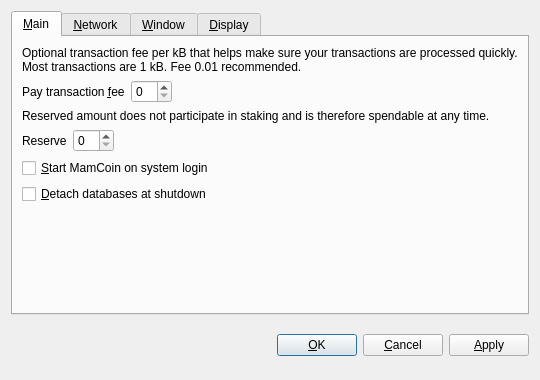
<?xml version="1.0" encoding="UTF-8"?>
<ui version="4.0">
 <class>OptionsDialog</class>
 <widget class="QDialog" name="OptionsDialog">
  <property name="geometry">
   <rect>
    <x>0</x>
    <y>0</y>
    <width>540</width>
    <height>380</height>
   </rect>
  </property>
  <property name="windowTitle">
   <string>Options</string>
  </property>
  <property name="modal">
   <bool>true</bool>
  </property>
  <layout class="QVBoxLayout" name="verticalLayout">
   <item>
    <widget class="QTabWidget" name="tabWidget">
     <property name="tabPosition">
      <enum>QTabWidget::North</enum>
     </property>
     <property name="currentIndex">
      <number>0</number>
     </property>
     <widget class="QWidget" name="tabMain">
      <attribute name="title">
       <string>&amp;Main</string>
      </attribute>
      <layout class="QVBoxLayout" name="verticalLayout_Main">
       <item>
        <widget class="QLabel" name="transactionFeeInfoLabel">
         <property name="text">
          <string>Optional transaction fee per kB that helps make sure your transactions are processed quickly. Most transactions are 1 kB. Fee 0.01 recommended.</string>
         </property>
         <property name="textFormat">
          <enum>Qt::PlainText</enum>
         </property>
         <property name="wordWrap">
          <bool>true</bool>
         </property>
        </widget>
       </item>
       <item>
        <layout class="QHBoxLayout" name="horizontalLayoutFee">
         <item>
          <widget class="QLabel" name="transactionFeeLabel">
           <property name="text">
            <string>Pay transaction &amp;fee</string>
           </property>
           <property name="textFormat">
            <enum>Qt::PlainText</enum>
           </property>
           <property name="buddy">
            <cstring>transactionFee</cstring>
           </property>
          </widget>
         </item>
         <item>
          <widget class="BitcoinAmountField" name="transactionFee"/>
         </item>
         <item>
          <spacer name="horizontalSpacerFee">
           <property name="orientation">
            <enum>Qt::Horizontal</enum>
           </property>
           <property name="sizeHint" stdset="0">
            <size>
             <width>40</width>
             <height>20</height>
            </size>
           </property>
          </spacer>
         </item>
        </layout>
       </item>
       <item>
        <widget class="QLabel" name="reserveBalanceInfoLabel">
         <property name="text">
          <string>Reserved amount does not participate in staking and is therefore spendable at any time.</string>
         </property>
         <property name="textFormat">
          <enum>Qt::PlainText</enum>
         </property>
         <property name="wordWrap">
          <bool>true</bool>
         </property>
        </widget>
       </item>
       <item>
        <layout class="QHBoxLayout" name="horizontalLayoutReserveBalance">
         <item>
          <widget class="QLabel" name="reserveBalanceLabel">
           <property name="text">
            <string>Reserve</string>
           </property>
           <property name="textFormat">
            <enum>Qt::PlainText</enum>
           </property>
           <property name="buddy">
            <cstring>reserveBalance</cstring>
           </property>
          </widget>
         </item>
         <item>
          <widget class="BitcoinAmountField" name="reserveBalance"/>
         </item>
         <item>
          <spacer name="horizontalSpacerReserveBalance">
           <property name="orientation">
            <enum>Qt::Horizontal</enum>
           </property>
           <property name="sizeHint" stdset="0">
            <size>
             <width>40</width>
             <height>20</height>
            </size>
           </property>
          </spacer>
         </item>
        </layout>
       </item>
       <item>
        <widget class="QCheckBox" name="bitcoinAtStartup">
         <property name="toolTip">
          <string>Automatically start MamCoin after logging in to the system.</string>
         </property>
         <property name="text">
          <string>&amp;Start MamCoin on system login</string>
         </property>
        </widget>
       </item>
       <item>
        <widget class="QCheckBox" name="detachDatabases">
         <property name="toolTip">
          <string>Detach block and address databases at shutdown. This means they can be moved to another data directory, but it slows down shutdown. The wallet is always detached.</string>
         </property>
         <property name="text">
          <string>&amp;Detach databases at shutdown</string>
         </property>
        </widget>
       </item>
       <item>
        <spacer name="verticalSpacer_Main">
         <property name="orientation">
          <enum>Qt::Vertical</enum>
         </property>
         <property name="sizeHint" stdset="0">
          <size>
           <width>20</width>
           <height>40</height>
          </size>
         </property>
        </spacer>
       </item>
      </layout>
     </widget>
     <widget class="QWidget" name="tabNetwork">
      <attribute name="title">
       <string>&amp;Network</string>
      </attribute>
      <layout class="QVBoxLayout" name="verticalLayout_Network">
       <item>
        <widget class="QCheckBox" name="mapPortUpnp">
         <property name="toolTip">
          <string>Automatically open the MamCoin client port on the router. This only works when your router supports UPnP and it is enabled.</string>
         </property>
         <property name="text">
          <string>Map port using &amp;UPnP</string>
         </property>
        </widget>
       </item>
       <item>
        <widget class="QCheckBox" name="connectSocks">
         <property name="toolTip">
          <string>Connect to the MamCoin network through a SOCKS proxy (e.g. when connecting through Tor).</string>
         </property>
         <property name="text">
          <string>&amp;Connect through SOCKS proxy:</string>
         </property>
        </widget>
       </item>
       <item>
        <layout class="QHBoxLayout" name="horizontalLayout_Network">
         <item>
          <widget class="QLabel" name="proxyIpLabel">
           <property name="text">
            <string>Proxy &amp;IP:</string>
           </property>
           <property name="textFormat">
            <enum>Qt::PlainText</enum>
           </property>
           <property name="buddy">
            <cstring>proxyIp</cstring>
           </property>
          </widget>
         </item>
         <item>
          <widget class="QValidatedLineEdit" name="proxyIp">
           <property name="maximumSize">
            <size>
             <width>140</width>
             <height>16777215</height>
            </size>
           </property>
           <property name="toolTip">
            <string>IP address of the proxy (e.g. 127.0.0.1)</string>
           </property>
          </widget>
         </item>
         <item>
          <widget class="QLabel" name="proxyPortLabel">
           <property name="text">
            <string>&amp;Port:</string>
           </property>
           <property name="textFormat">
            <enum>Qt::PlainText</enum>
           </property>
           <property name="buddy">
            <cstring>proxyPort</cstring>
           </property>
          </widget>
         </item>
         <item>
          <widget class="QLineEdit" name="proxyPort">
           <property name="maximumSize">
            <size>
             <width>55</width>
             <height>16777215</height>
            </size>
           </property>
           <property name="toolTip">
            <string>Port of the proxy (e.g. 9050)</string>
           </property>
          </widget>
         </item>
         <item>
          <widget class="QLabel" name="socksVersionLabel">
           <property name="text">
            <string>SOCKS &amp;Version:</string>
           </property>
           <property name="textFormat">
            <enum>Qt::PlainText</enum>
           </property>
           <property name="buddy">
            <cstring>socksVersion</cstring>
           </property>
          </widget>
         </item>
         <item>
          <widget class="QValueComboBox" name="socksVersion">
           <property name="toolTip">
            <string>SOCKS version of the proxy (e.g. 5)</string>
           </property>
          </widget>
         </item>
         <item>
          <spacer name="horizontalSpacer_Network">
           <property name="orientation">
            <enum>Qt::Horizontal</enum>
           </property>
           <property name="sizeHint" stdset="0">
            <size>
             <width>40</width>
             <height>20</height>
            </size>
           </property>
          </spacer>
         </item>
        </layout>
       </item>
       <item>
        <spacer name="verticalSpacer_Network">
         <property name="orientation">
          <enum>Qt::Vertical</enum>
         </property>
         <property name="sizeHint" stdset="0">
          <size>
           <width>20</width>
           <height>40</height>
          </size>
         </property>
        </spacer>
       </item>
      </layout>
     </widget>
     <widget class="QWidget" name="tabWindow">
      <attribute name="title">
       <string>&amp;Window</string>
      </attribute>
      <layout class="QVBoxLayout" name="verticalLayout_Window">
       <item>
        <widget class="QCheckBox" name="minimizeToTray">
         <property name="toolTip">
          <string>Show only a tray icon after minimizing the window.</string>
         </property>
         <property name="text">
          <string>&amp;Minimize to the tray instead of the taskbar</string>
         </property>
        </widget>
       </item>
       <item>
        <widget class="QCheckBox" name="minimizeOnClose">
         <property name="toolTip">
          <string>Minimize instead of exit the application when the window is closed. When this option is enabled, the application will be closed only after selecting Quit in the menu.</string>
         </property>
         <property name="text">
          <string>M&amp;inimize on close</string>
         </property>
        </widget>
       </item>
       <item>
        <spacer name="verticalSpacer_Window">
         <property name="orientation">
          <enum>Qt::Vertical</enum>
         </property>
         <property name="sizeHint" stdset="0">
          <size>
           <width>20</width>
           <height>40</height>
          </size>
         </property>
        </spacer>
       </item>
      </layout>
     </widget>
     <widget class="QWidget" name="tabDisplay">
      <attribute name="title">
       <string>&amp;Display</string>
      </attribute>
      <layout class="QVBoxLayout" name="verticalLayout_Display">
       <item>
        <layout class="QHBoxLayout" name="horizontalLayout_1_Display">
         <item>
          <widget class="QLabel" name="langLabel">
           <property name="text">
            <string>User Interface &amp;language:</string>
           </property>
           <property name="textFormat">
            <enum>Qt::PlainText</enum>
           </property>
           <property name="buddy">
            <cstring>lang</cstring>
           </property>
          </widget>
         </item>
         <item>
          <widget class="QValueComboBox" name="lang">
           <property name="toolTip">
            <string>The user interface language can be set here. This setting will take effect after restarting MamCoin.</string>
           </property>
          </widget>
         </item>
        </layout>
       </item>
       <item>
        <layout class="QHBoxLayout" name="horizontalLayout_2_Display">
         <item>
          <widget class="QLabel" name="unitLabel">
           <property name="text">
            <string>&amp;Unit to show amounts in:</string>
           </property>
           <property name="textFormat">
            <enum>Qt::PlainText</enum>
           </property>
           <property name="buddy">
            <cstring>unit</cstring>
           </property>
          </widget>
         </item>
         <item>
          <widget class="QValueComboBox" name="unit">
           <property name="toolTip">
            <string>Choose the default subdivision unit to show in the interface and when sending coins.</string>
           </property>
          </widget>
         </item>
        </layout>
       </item>
       <item>
        <widget class="QCheckBox" name="displayAddresses">
         <property name="toolTip">
          <string>Whether to show MamCoin addresses in the transaction list or not.</string>
         </property>
         <property name="text">
          <string>&amp;Display addresses in transaction list</string>
         </property>
        </widget>
       </item>
       <item>
        <widget class="QCheckBox" name="coinControlFeatures">
         <property name="toolTip">
          <string>Whether to show coin control features or not.</string>
         </property>
         <property name="text">
          <string>Display coin &amp;control features (experts only!)</string>
         </property>
        </widget>
       </item>
       <item>
        <spacer name="verticalSpacer_Display">
         <property name="orientation">
          <enum>Qt::Vertical</enum>
         </property>
         <property name="sizeHint" stdset="0">
          <size>
           <width>20</width>
           <height>40</height>
          </size>
         </property>
        </spacer>
       </item>
      </layout>
     </widget>
    </widget>
   </item>
   <item>
    <layout class="QHBoxLayout" name="horizontalLayout_Buttons">
     <item>
      <spacer name="horizontalSpacer_1">
       <property name="orientation">
        <enum>Qt::Horizontal</enum>
       </property>
       <property name="sizeHint" stdset="0">
        <size>
         <width>40</width>
         <height>48</height>
        </size>
       </property>
      </spacer>
     </item>
     <item>
      <widget class="QLabel" name="statusLabel">
       <property name="font">
        <font>
         <weight>75</weight>
         <bold>true</bold>
        </font>
       </property>
       <property name="text">
        <string/>
       </property>
       <property name="textFormat">
        <enum>Qt::PlainText</enum>
       </property>
       <property name="wordWrap">
        <bool>true</bool>
       </property>
      </widget>
     </item>
     <item>
      <spacer name="horizontalSpacer_2">
       <property name="orientation">
        <enum>Qt::Horizontal</enum>
       </property>
       <property name="sizeHint" stdset="0">
        <size>
         <width>40</width>
         <height>48</height>
        </size>
       </property>
      </spacer>
     </item>
     <item>
      <widget class="QPushButton" name="okButton">
       <property name="text">
        <string>&amp;OK</string>
       </property>
      </widget>
     </item>
     <item>
      <widget class="QPushButton" name="cancelButton">
       <property name="text">
        <string>&amp;Cancel</string>
       </property>
       <property name="autoDefault">
        <bool>false</bool>
       </property>
      </widget>
     </item>
     <item>
      <widget class="QPushButton" name="applyButton">
       <property name="text">
        <string>&amp;Apply</string>
       </property>
       <property name="autoDefault">
        <bool>false</bool>
       </property>
      </widget>
     </item>
    </layout>
   </item>
  </layout>
 </widget>
 <customwidgets>
  <customwidget>
   <class>BitcoinAmountField</class>
   <extends>QSpinBox</extends>
   <header>bitcoinamountfield.h</header>
  </customwidget>
  <customwidget>
   <class>QValueComboBox</class>
   <extends>QComboBox</extends>
   <header>qvaluecombobox.h</header>
  </customwidget>
  <customwidget>
   <class>QValidatedLineEdit</class>
   <extends>QLineEdit</extends>
   <header>qvalidatedlineedit.h</header>
  </customwidget>
 </customwidgets>
 <resources/>
 <connections/>
</ui>
